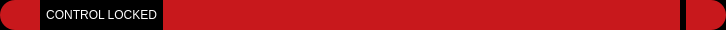
    <widget class="QWidget" name="widget" native="true">
     <property name="sizePolicy">
      <sizepolicy hsizetype="Preferred" vsizetype="Fixed">
       <horstretch>0</horstretch>
       <verstretch>0</verstretch>
      </sizepolicy>
     </property>
     <property name="minimumSize">
      <size>
       <width>0</width>
       <height>30</height>
      </size>
     </property>
     <property name="maximumSize">
      <size>
       <width>16777215</width>
       <height>30</height>
      </size>
     </property>
     <property name="styleSheet">
      <string notr="true">background-color: rgb(0, 0, 0);</string>
     </property>
     <layout class="QHBoxLayout" name="horizontalLayout_4">
      <property name="leftMargin">
       <number>0</number>
      </property>
      <property name="topMargin">
       <number>0</number>
      </property>
      <property name="rightMargin">
       <number>0</number>
      </property>
      <property name="bottomMargin">
       <number>0</number>
      </property>
      <item>
       <widget class="QWidget" name="linie1_14" native="true">
        <property name="sizePolicy">
         <sizepolicy hsizetype="Fixed" vsizetype="Fixed">
          <horstretch>0</horstretch>
          <verstretch>0</verstretch>
         </sizepolicy>
        </property>
        <property name="minimumSize">
         <size>
          <width>40</width>
          <height>30</height>
         </size>
        </property>
        <property name="maximumSize">
         <size>
          <width>40</width>
          <height>30</height>
         </size>
        </property>
        <property name="font">
         <font>
          <pointsize>18</pointsize>
         </font>
        </property>
        <property name="styleSheet">
         <string notr="true">border-top-left-radius:15px;
border-bottom-left-radius:15px;
background:#c8181c;</string>
        </property>
        <property name="css_red" stdset="0">
         <string>background:#cc6666;</string>
        </property>
        <property name="css_weiss" stdset="0">
         <string>background:#ffffff;</string>
        </property>
        <property name="css_standard" stdset="0">
         <string>background:#ff9900;</string>
        </property>
        <property name="alarm_id" stdset="0">
         <number>6</number>
        </property>
       </widget>
      </item>
      <item>
       <widget class="QLabel" name="BOTTOM_TITLE">
        <property name="sizePolicy">
         <sizepolicy hsizetype="Preferred" vsizetype="Preferred">
          <horstretch>0</horstretch>
          <verstretch>0</verstretch>
         </sizepolicy>
        </property>
        <property name="styleSheet">
         <string notr="true">font: 40px &quot;Helvetica Ultra Compressed&quot;;
padding:0px;
color: rgb(255, 255, 255);</string>
        </property>
        <property name="text">
         <string>CONTROL LOCKED</string>
        </property>
        <property name="alignment">
         <set>Qt::AlignRight|Qt::AlignTrailing|Qt::AlignVCenter</set>
        </property>
       </widget>
      </item>
      <item>
       <widget class="QWidget" name="linie1_13" native="true">
        <property name="sizePolicy">
         <sizepolicy hsizetype="Preferred" vsizetype="Fixed">
          <horstretch>0</horstretch>
          <verstretch>0</verstretch>
         </sizepolicy>
        </property>
        <property name="minimumSize">
         <size>
          <width>0</width>
          <height>30</height>
         </size>
        </property>
        <property name="maximumSize">
         <size>
          <width>16777215</width>
          <height>30</height>
         </size>
        </property>
        <property name="font">
         <font>
          <pointsize>18</pointsize>
         </font>
        </property>
        <property name="styleSheet">
         <string notr="true">background:#c8181c;</string>
        </property>
        <property name="css_red" stdset="0">
         <string>background:#cc6666;</string>
        </property>
        <property name="css_weiss" stdset="0">
         <string>background:#ffffff;</string>
        </property>
        <property name="css_standard" stdset="0">
         <string>background:#ff9900;</string>
        </property>
        <property name="alarm_id" stdset="0">
         <number>6</number>
        </property>
        <layout class="QHBoxLayout" name="horizontalLayout_3">
         <item>
          <spacer name="horizontalSpacer_2">
           <property name="orientation">
            <enum>Qt::Horizontal</enum>
           </property>
           <property name="sizeHint" stdset="0">
            <size>
             <width>499</width>
             <height>13</height>
            </size>
           </property>
          </spacer>
         </item>
        </layout>
       </widget>
      </item>
      <item>
       <widget class="QWidget" name="linie1_15" native="true">
        <property name="sizePolicy">
         <sizepolicy hsizetype="Fixed" vsizetype="Fixed">
          <horstretch>0</horstretch>
          <verstretch>0</verstretch>
         </sizepolicy>
        </property>
        <property name="minimumSize">
         <size>
          <width>40</width>
          <height>30</height>
         </size>
        </property>
        <property name="maximumSize">
         <size>
          <width>40</width>
          <height>30</height>
         </size>
        </property>
        <property name="font">
         <font>
          <pointsize>18</pointsize>
         </font>
        </property>
        <property name="styleSheet">
         <string notr="true">border-top-right-radius:15px;
border-bottom-right-radius:15px;
background:#c8181c;</string>
        </property>
        <property name="css_red" stdset="0">
         <string>background:#cc6666;</string>
        </property>
        <property name="css_weiss" stdset="0">
         <string>background:#ffffff;</string>
        </property>
        <property name="css_standard" stdset="0">
         <string>background:#ff9900;</string>
        </property>
        <property name="alarm_id" stdset="0">
         <number>6</number>
        </property>
       </widget>
      </item>
     </layout>
    </widget>
